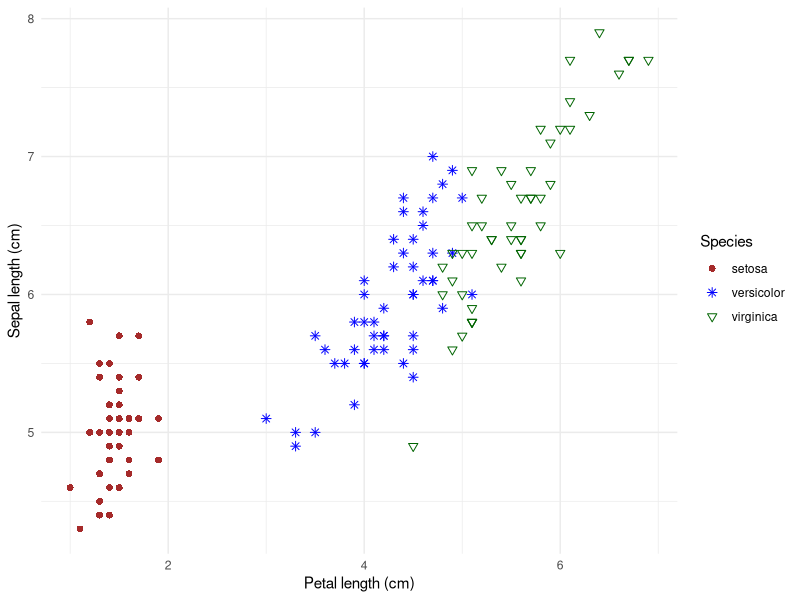
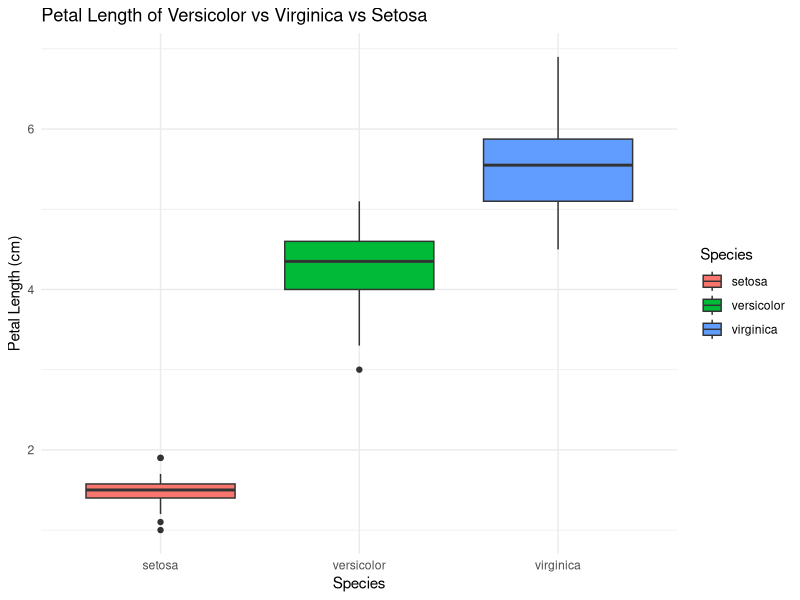

R code for these plots, in order: (Note: this script raises an error after producing the figures.)
## ---- chunk 1

library(ggplot2)
library(tidyverse)
library(kableExtra)

## ---- chunk 2
knitr::opts_chunk$set(echo = TRUE)
## ---- chunk 3

data("iris")

kable(head(iris, 10)) %>%
  kable_styling("striped", position = "left", font_size = 10)

## ---- chunk 4

ggplot(iris, aes(x = Petal.Length, y = Sepal.Length,
                  shape = Species, color = Species)) +
  geom_point(size = 2) +
  scale_shape_manual(values = c(16, 8, 6)) +     
  scale_color_manual(values = c("brown", "blue", "darkgreen")) +  # red and blue
  labs(
    x = "Petal length (cm)",
    y = "Sepal length (cm)"
  ) +
  theme_minimal()

## ---- chunk 5

library(ggplot2)

iris.sub <- subset(iris, Species %in% c("versicolor", "virginica"))
ggplot(iris, aes(x = Species, y = Petal.Length, fill = Species)) +
  geom_boxplot() +
  labs(
    title = "Petal Length of Versicolor vs Virginica vs Setosa",
    x = "Species",
    y = "Petal Length (cm)"
  ) +
  theme_minimal()
## ---- chunk 6

knitr::include_graphics('iris.png')
